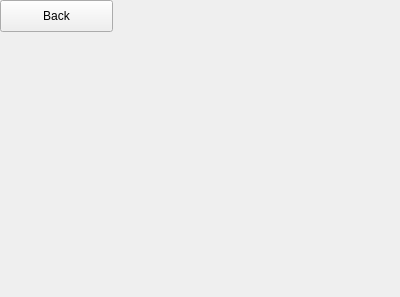
<?xml version="1.0" encoding="UTF-8"?>
<ui version="4.0">
 <class>Form</class>
 <widget class="QWidget" name="Form">
  <property name="geometry">
   <rect>
    <x>0</x>
    <y>0</y>
    <width>400</width>
    <height>297</height>
   </rect>
  </property>
  <property name="windowTitle">
   <string>Library</string>
  </property>
  <widget class="QPushButton" name="back">
   <property name="geometry">
    <rect>
     <x>0</x>
     <y>0</y>
     <width>113</width>
     <height>32</height>
    </rect>
   </property>
   <property name="text">
    <string>Back</string>
   </property>
   <property name="autoDefault">
    <bool>true</bool>
   </property>
  </widget>
 </widget>
 <resources>
  <include location="c8ra04164d-f4_hi-res.qrc"/>
  <include location="MainWindow.qrc"/>
 </resources>
 <connections/>
</ui>
